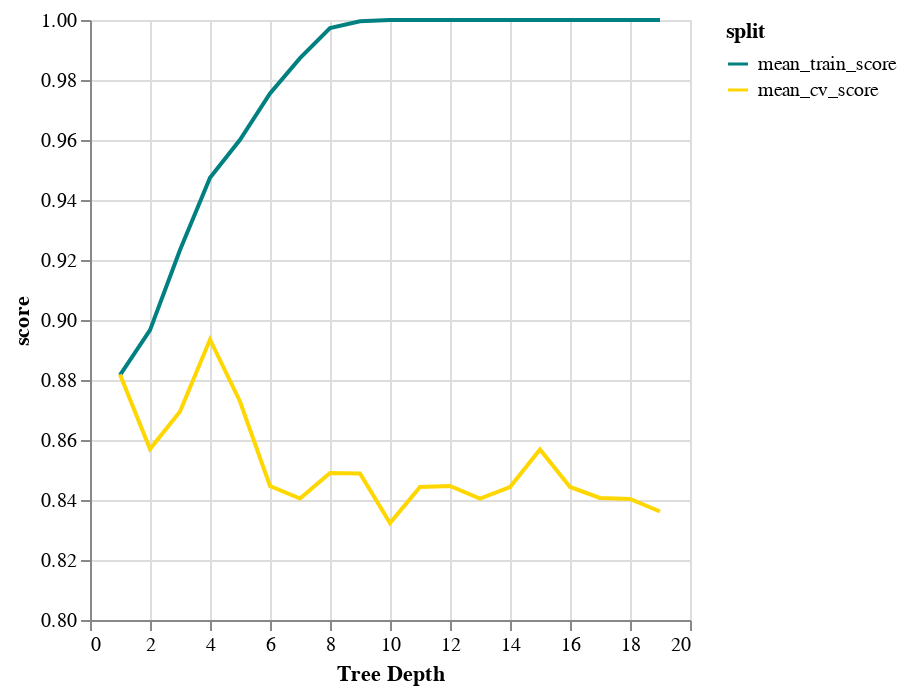

Notebook code for this chart:
### Markdown cell above
##### Create a chart that plots depth vs score

### Code cell
chart1 = alt.Chart(results_df).mark_line().encode(alt.X('depth:Q', axis=alt.Axis(title="Tree Depth")), alt.Y('score:Q', scale=alt.Scale(domain=[.80, 1.00])), alt.Color('split:N', scale=alt.Scale(domain=['mean_train_score','mean_cv_score'], range=['teal', 'gold'])))
chart1

### Figure 1 — Vega-Lite specification as saved in the notebook (floating-point values rounded to 4 significant figures)
{"config": {"view": {"continuousWidth": 300, "continuousHeight": 300}}, "data": {"name": "data-ed5d7fd4b526c783e691cb1871c8a3ae"}, "mark": {"type": "line"}, "encoding": {"color": {"field": "split", "scale": {"domain": ["mean_train_score", "mean_cv_score"], "range": ["teal", "gold"]}, "type": "nominal"}, "x": {"axis": {"title": "Tree Depth"}, "field": "depth", "type": "quantitative"}, "y": {"field": "score", "scale": {"domain": [0.8, 1.0]}, "type": "quantitative"}}, "$schema": "https://vega.github.io/schema/vega-lite/v5.20.1.json", "datasets": {"data-ed5d7fd4b526c783e691cb1871c8a3ae": [{"depth": 1, "split": "mean_train_score", "score": 0.8816}, {"depth": 2, "split": "mean_train_score", "score": 0.8966}, {"depth": 3, "split": "mean_train_score", "score": 0.9234}, {"depth": 4, "split": "mean_train_score", "score": 0.9474}, {"depth": 5, "split": "mean_train_score", "score": 0.9601}, {"depth": 6, "split": "mean_train_score", "score": 0.9755}, {"depth": 7, "split": "mean_train_score", "score": 0.9873}, {"depth": 8, "split": "mean_train_score", "score": 0.9973}, {"depth": 9, "split": "mean_train_score", "score": 0.9995}, {"depth": 10, "split": "mean_train_score", "score": 1.0}, {"depth": 11, "split": "mean_train_score", "score": 1.0}, {"depth": 12, "split": "mean_train_score", "score": 1.0}, {"depth": 13, "split": "mean_train_score", "score": 1.0}, {"depth": 14, "split": "mean_train_score", "score": 1.0}, {"depth": 15, "split": "mean_train_score", "score": 1.0}, {"depth": 16, "split": "mean_train_score", "score": 1.0}, {"depth": 17, "split": "mean_train_score", "score": 1.0}, {"depth": 18, "split": "mean_train_score", "score": 1.0}, {"depth": 19, "split": "mean_train_score", "score": 1.0}, {"depth": 1, "split": "mean_cv_score", "score": 0.8818}, {"depth": 2, "split": "mean_cv_score", "score": 0.857}, {"depth": 3, "split": "mean_cv_score", "score": 0.8695}, {"depth": 4, "split": "mean_cv_score", "score": 0.8935}, {"depth": 5, "split": "mean_cv_score", "score": 0.8728}, {"depth": 6, "split": "mean_cv_score", "score": 0.8447}, {"depth": 7, "split": "mean_cv_score", "score": 0.8405}, {"depth": 8, "split": "mean_cv_score", "score": 0.849}, {"depth": 9, "split": "mean_cv_score", "score": 0.8488}, {"depth": 10, "split": "mean_cv_score", "score": 0.8323}, {"depth": 11, "split": "mean_cv_score", "score": 0.8443}, {"depth": 12, "split": "mean_cv_score", "score": 0.8447}, {"depth": 13, "split": "mean_cv_score", "score": 0.8405}, {"depth": 14, "split": "mean_cv_score", "score": 0.8443}, {"depth": 15, "split": "mean_cv_score", "score": 0.8568}, {"depth": 16, "split": "mean_cv_score", "score": 0.8443}, {"depth": 17, "split": "mean_cv_score", "score": 0.8407}, {"depth": 18, "split": "mean_cv_score", "score": 0.8403}, {"depth": 19, "split": "mean_cv_score", "score": 0.8362}]}}
